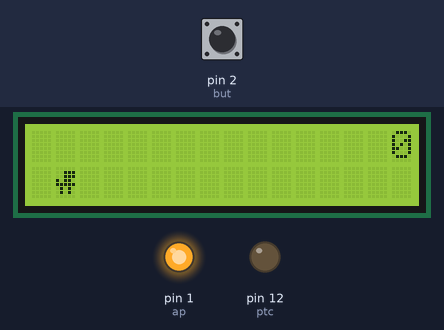
The sketch below on a simulated Arduino Uno, built with avr-gcc and run on an emulated ATmega328P. Shown: 16×2 character LCD, output pins drawn as LEDs (lit = HIGH). The test bench sets the inputs (shaded band); at power-on: pin 2 (but) HIGH. Random numbers use the default seed unless the sketch sets one.

Above: at 1.2 s.
1.3 s: pin 2 (but) pulled LOW for 0.15 s
2.0 s: pin 2 (but) pulled LOW for 1 s
At 3.12 s:
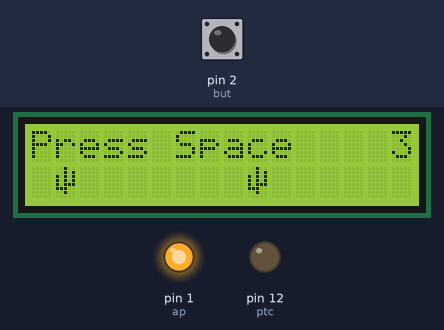
3.6 s: pin 2 (but) pulled LOW for 0.15 s
4.3 s: pin 2 (but) pulled LOW for 3.2 s
At 4.51 s:
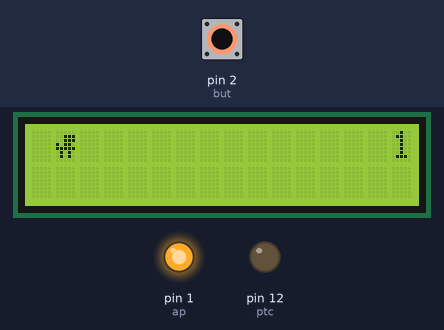
At 6.28 s:
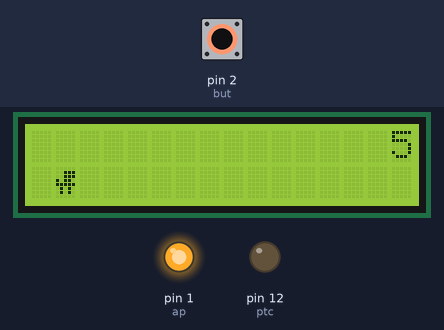
8.1 s: pin 2 (but) pulled LOW for 0.15 s
8.8 s: pin 2 (but) pulled LOW for 1 s
At 10.3 s:
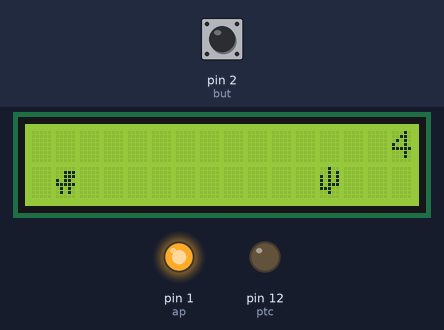
Timing chart, 0 to 11.4 s (numbered marks = the images above; inputs shaded):
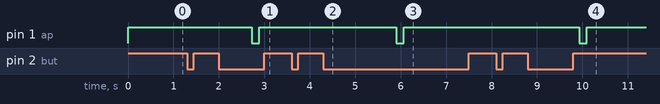

The sketch:

Dino.ino
```cpp
#include <LiquidCrystal.h>

#define but 2
#define ap 1
#define rw 10
#define ptc 12

#define sr1 1
#define sr2 2
#define sj 3
#define sju '.'
#define sjl 4
#define ste ' '
#define sts 5
#define stsr 6
#define stsl 7

#define hhp 1

#define tw 16
#define te 0
#define tlb 1
#define tub 2

#define hpo 0
#define hprl1 1
#define hprl2 2

#define hpj1 3
#define hpj2 4
#define hpj3 5
#define hpj4 6
#define hpj5 7
#define hpj6 8
#define hpj7 9
#define hpj8 10

#define hpru1 11
#define hpru2 12

const int rs = 10, en = 9, d4 = 8, d5 = 7, d6 = 6, d7 = 5;
LiquidCrystal lcd(rs, en, d4, d5, d6, d7);

static char tupp[tw + 1];
static char tlw[tw + 1];
static bool bpsh = false;


static byte graphics[] = {
    0b00000,
  0b00111,
  0b00111,
  0b10110,
  0b11111,
  0b01010,
  0b01010,
  0b00000,

    0b00000,
  0b00111,
  0b00111,
  0b10110,
  0b11111,
  0b01010,
  0b01010,
  0b00000,

    0b00000,
  0b00111,
  0b00111,
  0b10110,
  0b11111,
  0b01010,
  0b01010,
  0b00000,

    0b00000,
  0b00111,
  0b00111,
  0b10110,
  0b11111,
  0b01010,
  0b01010,
  0b00000,

    0b00100,
  0b00101,
  0b10101,
  0b10101,
  0b10111,
  0b11100,
  0b00100,
  0b00000,

   0b00100,
  0b00101,
  0b10101,
  0b10101,
  0b10111,
  0b11100,
  0b00100,
  0b00000,

    0b00000,
  0b00000,
  0b00000,
  0b00000,
  0b00000,
  0b00000,
  0b00000,
  0b00000,
  };


void intGraphics(){


  int i;
  for (i = 0; i < 7; ++i) {
    lcd.createChar(i + 1, &graphics[i * 8]);
  }
  for (i = 0; i < tw; ++i) {
    tupp[i] = ste;
    tlw[i] = ste;
  }
}


void advterrain(char* terrain, byte nterr){
  for (int i = 0; i < tw; ++i) {
    char current = terrain[i];
    char next = (i == tw-1) ? nterr : terrain[i+1];
    switch (current){
      case ste:
        terrain[i] = (next == sts) ? stsr : ste;
        break;
      case sts:
        terrain[i] = (next == ste) ? stsl : sts;
        break;
      case stsr:
        terrain[i] = sts;
        break;
      case stsl:
        terrain[i] = ste;
        break;
    }
  }
}

bool drawPacman(byte position, char* tupp, char* tlw, unsigned int score) {
  bool col = false;
  char us = tupp[hhp];
  char ls = tlw[hhp];
  byte upper, lower;
  switch (position) {
    case hpo:
      upper = lower = ste;
      break;
    case hprl1:
      upper = ste;
      lower = sr1;
      break;
    case hprl2:
      upper = ste;
      lower = sr2;
      break;
    case hpj1:
    case hpj8:
      upper = ste;
      lower = sj;
      break;
    case hpj2:
    case hpj7:
      upper = sju;
      lower = sjl;
      break;
    case hpj3:
    case hpj4:
    case hpj5:
    case hpj6:
      upper = sj;
      lower = ste;
      break;
    case hpru1:
      upper = sr1;
      lower = ste;
      break;
    case hpru2:
      upper = sr2;
      lower = ste;
      break;
  }
  if (upper != ' ') {
    tupp[hhp] = upper;
    col = (us == ste) ? false : true;
  }
  if (lower != ' ') {
    tlw[hhp] = lower;
    col |= (ls == ste) ? false : true;
  }

  byte digits = (score > 9999) ? 5 : (score > 999) ? 4 : (score > 99) ? 3 : (score > 9) ? 2 : 1;

  tupp[tw] = '\0';
  tlw[tw] = '\0';
  char temp = tupp[16-digits];
  tupp[16-digits] = '\0';
  lcd.setCursor(0,0);
  lcd.print(tupp);
  tupp[16-digits] = temp;
  lcd.setCursor(0,1);
  lcd.print(tlw);

  lcd.setCursor(16 - digits,0);
  lcd.print(score);

  tupp[hhp] = us;
  tlw[hhp] = ls;
  return col;
}


void buttonPush() {
  bpsh = true;
}

void setup(){
  pinMode(rw, OUTPUT);
  digitalWrite(rw, LOW);
  pinMode(ptc, OUTPUT);
  digitalWrite(ptc, LOW);
  pinMode(but, INPUT);
  digitalWrite(but, HIGH);
  pinMode(ap, OUTPUT);
  digitalWrite(ap, HIGH);

  attachInterrupt(0, buttonPush, FALLING);

  intGraphics();

  lcd.begin(16, 2);

}

void loop(){
  static byte hpos = hprl1;
  static byte nterrType = te;
  static byte ntd = 1;
  static bool playing = false;
  static bool blink = false;
  static unsigned int distance = 0;

  if (!playing) {
    drawPacman((blink) ? hpo : hpos, tupp, tlw, distance >> 3);
    if (blink) {
      lcd.setCursor(0,0);
      lcd.print("Press Space");
    }
    delay(250);
    blink = !blink;
    if (bpsh) {
      intGraphics();
      hpos = hprl1;
      playing = true;
      bpsh = false;
      distance = 0;
    }
    return;
  }

  advterrain(tlw, nterrType == tlb ? sts : ste);


 // advterrain(tupp, nterrType == tub ? sts : ste);

  if (--ntd == 0) {
    if (nterrType == te) {
      nterrType = (random(3) == 0) ? tub : tlb;
      ntd = 2 + random(1);
    } else {
      nterrType = te;
      ntd = 10 + random(10);
    }
  }

  if (bpsh) {
    if (hpos <= hprl2) hpos = hpj1;
    bpsh = false;
  }

  if (drawPacman(hpos, tupp, tlw, distance >> 3))
    playing = false;
   else
   {
    if (hpos == hprl2 || hpos == hpj8)
      hpos = hprl1;
     else if ((hpos >= hpj3 && hpos <= hpj5) && tlw[hhp] != ste)
      hpos = hpru1;
     else if (hpos >= hpru1 && tlw[hhp] == ste)
      hpos = hpj5;
    else if (hpos == hpru2)
      hpos = hpru1;
     else
      ++hpos;

    ++distance;

    digitalWrite(ap, tlw[hhp + 2] == ste ? HIGH : LOW);


  }


  delay(50);
}
```
